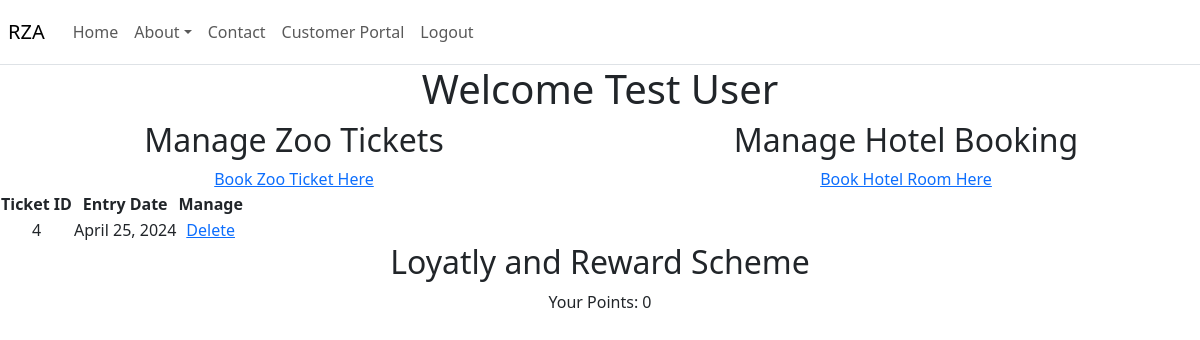
The app's page /customer-portal/ (signed in) with its own data.
### account/models.py (models this page shows, shortened)
class Account(AbstractBaseUser):
    user_id = models.AutoField(primary_key=True)
    full_name = models.CharField(max_length=64)
    email = models.EmailField(unique=True)
    last_login = models.DateTimeField(auto_now=True)
    is_active = models.BooleanField(default=True)
    is_staff = models.BooleanField(default=False)
    is_admin = models.BooleanField(default=False)
    objects = AccountManager()
    USERNAME_FIELD = 'email'
    REQUIRED_FIELDS = ['full_name']

### customer_portal/models.py (models this page shows, shortened)
class ZooTicket(models.Model):
    ticket_id = models.AutoField(primary_key=True)
    user = models.ForeignKey(account_model.Account, on_delete=models.CASCADE)
    entry_date = models.DateField()
    ticket_used = models.BooleanField(default=False)

### customer_portal/views.py (the view)
# urls.py: path('', views.customer_portal_page, name='customer_portal_page'),
@login_required(login_url="/account/login")
def customer_portal_page(request):
    try:
        tickets = models.ZooTicket.objects.filter(user_id=request.user)
        hotel_bookings = models.RoomBooking.objects.filter(user_id=request.user)
        context = {'tickets': tickets, 'bookings': hotel_bookings}
    except:
        context = {}
    return render(request, 'customer_portal/portal.html', context=context)

### templates/customer_portal/portal.html (shortened to what this page needs)
{% extends 'layout.html' %}
{% block main_content %}
<h1 class="text-center">Welcome {{ request.user.full_name }}</h1>
<div class="row mt-2">
    <div class="col-md-6 text-center">
        <h2>Manage Zoo Tickets</h2>
        <a href="{% url 'book_ticket_page' %}">Book Zoo Ticket Here</a>
        {% if tickets %}
        <table>
            <thead>
                <th>Ticket ID</th>
                <th>Entry Date</th>
                <th>Manage</th>
            </thead>
            {% for ticket in tickets %}
            <tbody>
                <td>{{ ticket.ticket_id }}</td>
                <td>{{ ticket.entry_date }}</td>
                <td><a href="ticket/delete/{{ ticket.ticket_id }}">Delete</a></td>
            </tbody>
            {% endfor %}
        </table>
        {% else %}
        <p>No tickets were found!</p>
        {% endif %}
    </div>
    <div class="col-md-6 text-center">
        <h2>Manage Hotel Booking</h2>
        <a href="{% url 'book_hotel_room' %}">Book Hotel Room Here</a>
    </div>
    <div class="col-md-12 text-center">
        <h2>Loyatly and Reward Scheme</h2>
        <p>Your Points: 0</p>
    </div>
</div>
{% endblock %}

### records on screen
Account: user.full_name "Test User"
ZooTicket: ticket_id "4", entry_date "April 25, 2024"
